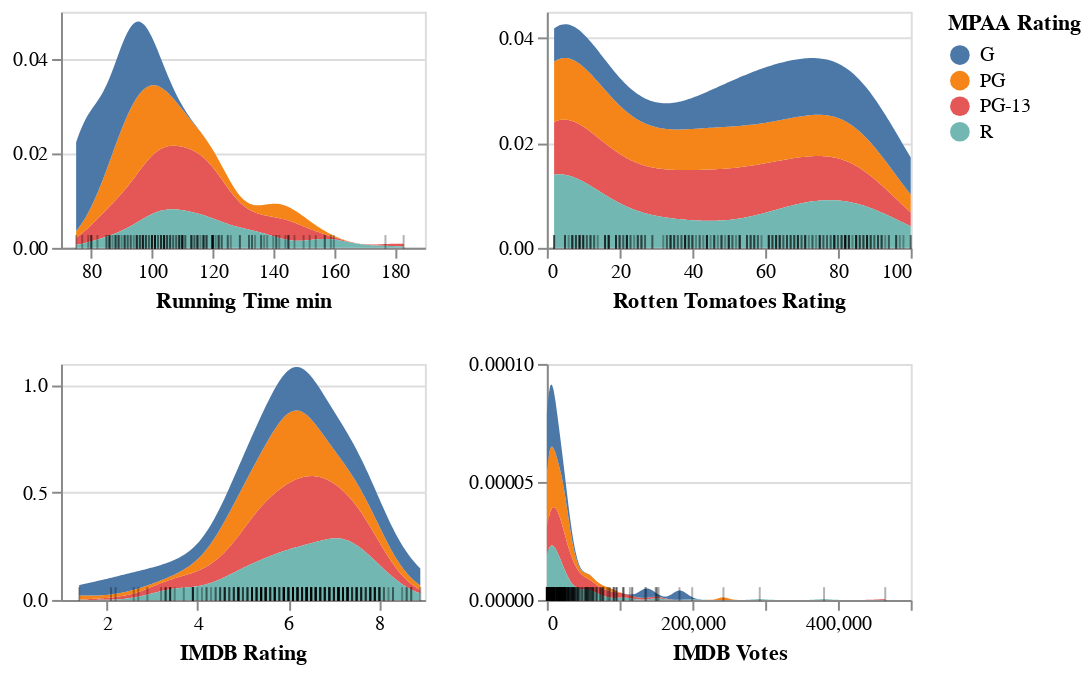

The notebook cell saved with this chart:
### Code cell
aly.dist(movies, 'MPAA Rating')

### Figure 1 — Vega-Lite specification as saved in the notebook (floating-point values rounded to 4 significant figures; data arrays with more than 128 entries replaced by an {"elided": "..."} marker saying what was removed)
{"config": {"view": {"continuousWidth": 400, "continuousHeight": 300}}, "concat": [{"layer": [{"mark": "area", "encoding": {"color": {"type": "nominal", "field": "MPAA Rating"}, "x": {"type": "quantitative", "axis": {"grid": false}, "field": "Running Time min"}, "y": {"type": "quantitative", "field": "density", "title": null}}, "height": 120, "transform": [{"density": "Running Time min", "groupby": ["MPAA Rating"], "minsteps": 100, "as": ["Running Time min", "density"]}], "width": 185}, {"mark": {"type": "tick", "color": "black", "height": 7, "opacity": 0.3, "yOffset": 57}, "encoding": {"x": {"type": "quantitative", "field": "Running Time min"}}}]}, {"layer": [{"mark": "area", "encoding": {"color": {"type": "nominal", "field": "MPAA Rating"}, "x": {"type": "quantitative", "axis": {"grid": false}, "field": "Rotten Tomatoes Rating"}, "y": {"type": "quantitative", "field": "density", "title": null}}, "height": 120, "transform": [{"density": "Rotten Tomatoes Rating", "groupby": ["MPAA Rating"], "minsteps": 100, "as": ["Rotten Tomatoes Rating", "density"]}], "width": 185}, {"mark": {"type": "tick", "color": "black", "height": 7, "opacity": 0.3, "yOffset": 57}, "encoding": {"x": {"type": "quantitative", "field": "Rotten Tomatoes Rating"}}}]}, {"layer": [{"mark": "area", "encoding": {"color": {"type": "nominal", "field": "MPAA Rating"}, "x": {"type": "quantitative", "axis": {"grid": false}, "field": "IMDB Rating"}, "y": {"type": "quantitative", "field": "density", "title": null}}, "height": 120, "transform": [{"density": "IMDB Rating", "groupby": ["MPAA Rating"], "minsteps": 100, "as": ["IMDB Rating", "density"]}], "width": 185}, {"mark": {"type": "tick", "color": "black", "height": 7, "opacity": 0.3, "yOffset": 57}, "encoding": {"x": {"type": "quantitative", "field": "IMDB Rating"}}}]}, {"layer": [{"mark": "area", "encoding": {"color": {"type": "nominal", "field": "MPAA Rating"}, "x": {"type": "quantitative", "axis": {"grid": false}, "field": "IMDB Votes"}, "y": {"type": "quantitative", "field": "density", "title": null}}, "height": 120, "transform": [{"density": "IMDB Votes", "groupby": ["MPAA Rating"], "minsteps": 100, "as": ["IMDB Votes", "density"]}], "width": 185}, {"mark": {"type": "tick", "color": "black", "height": 7, "opacity": 0.3, "yOffset": 57}, "encoding": {"x": {"type": "quantitative", "field": "IMDB Votes"}}}]}], "columns": 2, "data": {"name": "data-899e3caa89d500761bb4b1660a575827"}, "$schema": "https://vega.github.io/schema/vega-lite/v4.8.1.json", "datasets": {"data-899e3caa89d500761bb4b1660a575827": {"elided": "319 records"}}}
